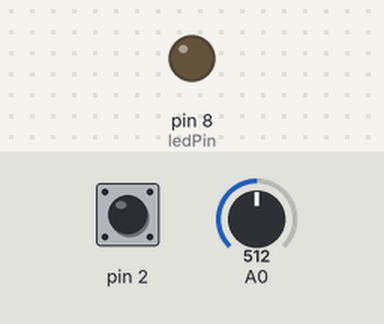
This sketch was run on a simulated Arduino Uno, built with avr-gcc and run on an emulated ATmega328P. On the bench: output pins drawn as LEDs (lit = HIGH). The test bench sets the inputs (shaded band); at power-on: pin 2 HIGH, A0 = 512. What the sketch prints to the serial monitor is not drawn.

Above: at 1.2 s.
1.3 s: pin 2 pulled LOW for 0.15 s
At 1.7 s:
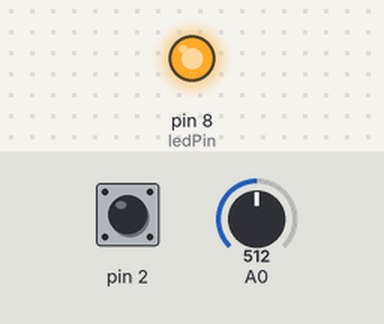
4.5 s: pin 2 pulled LOW for 1 s
At 5.2 s:
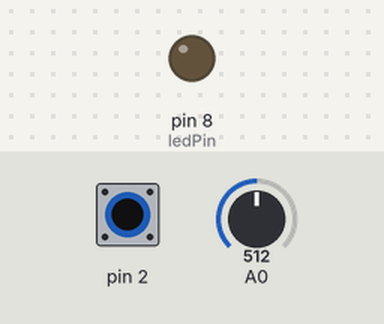
8.5 s: pin 2 pulled LOW for 3.2 s
At 9.4 s:
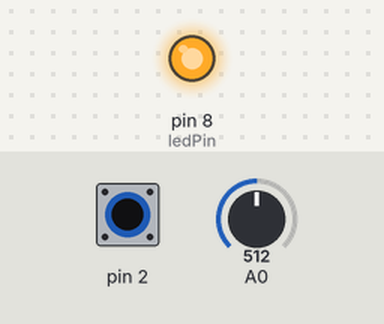
Timing chart, 0 to 11.5 s (numbered marks = the images above; inputs shaded):
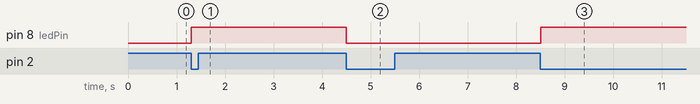

The sketch:

Project13_14.ino
```cpp
#include <CapacitiveSensor.h>

CapacitiveSensor capSensor = CapacitiveSensor(4,2);
int treshold=700;
const int ledPin=8;
//unsigned long lastOutputMoment=0;
boolean touchedWire=false;
boolean turnedOnLed=false;

void setup()
{
  pinMode(ledPin,OUTPUT);
  Serial.begin(9600);
}

void loop()
{
  Serial.write(analogRead(A0)/4);
  //unsigned long start = millis();
  long sensorValue = capSensor.capacitiveSensor(50);
  if (sensorValue>treshold){
    if (!touchedWire){
      touchedWire=true;
      digitalWrite(ledPin,turnedOnLed?LOW:HIGH);
      turnedOnLed=!turnedOnLed;
    }
  }else touchedWire=false;
  /*
  if (millis() - lastOutputMoment>250){
  Serial.print(millis() - start);        // check on performance in milliseconds
  Serial.print("\t");                    // tab character for debug windown spacing
  Serial.print(sensorValue);             // print sensor output 1
  Serial.println("");
  lastOutputMoment=millis();
  }
  */
  delay(1);                             // arbitrary delay to limit data to serial port
}
```

Measured:
- after the input at 1.3 s, pin 8 (ledPin): LOW → HIGH at once
- after the input at 4.5 s, pin 8 (ledPin): HIGH → LOW at once
- after the input at 8.5 s, pin 8 (ledPin): LOW → HIGH at once
